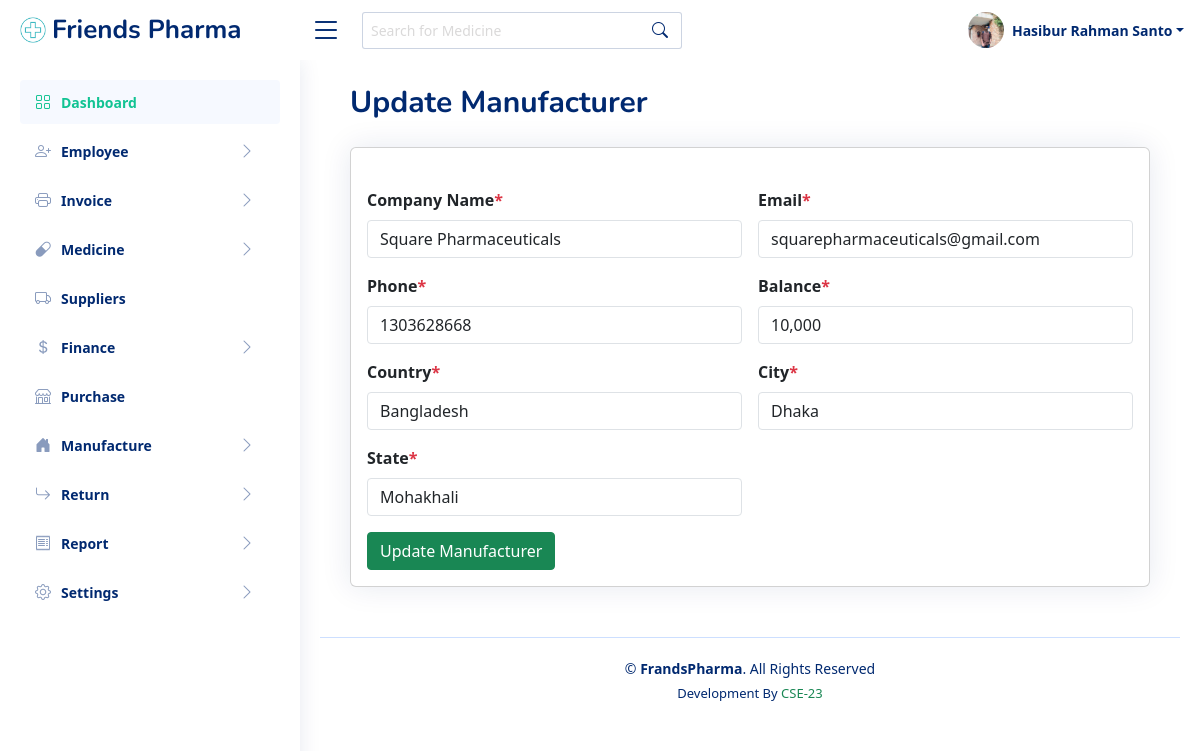
The app's page /edit-manufacturer.php?id=1 (signed in) with its own data.
### tables this page shows
CREATE TABLE `employee` (
  `id` int(11) NOT NULL,
  `f_name` varchar(20) NOT NULL,
  `l_name` varchar(20) NOT NULL,
  `gender` varchar(20) NOT NULL,
  `birthday` varchar(20) NOT NULL,
  `phone` int(11) NOT NULL,
  `password` varchar(255) NOT NULL,
  `email` varchar(50) NOT NULL,
  `address` varchar(255) NOT NULL,
  `photo` varchar(20) NOT NULL,
  `designation` varchar(50) NOT NULL,
  `national_id` varchar(20) NOT NULL,
  `certificates` varchar(20) NOT NULL,
  `joining_date` varchar(20) NOT NULL,
  `biography` varchar(255) NOT NULL,
  `status` int(11) NOT NULL
);

CREATE TABLE `manufacturer` (
  `id` int(11) NOT NULL,
  `company_name` varchar(50) NOT NULL,
  `email` varchar(50) NOT NULL,
  `phone` int(11) NOT NULL,
  `balance` varchar(20) NOT NULL,
  `country` varchar(50) NOT NULL,
  `city` varchar(50) NOT NULL,
  `state` varchar(50) NOT NULL,
  `status` int(11) NOT NULL
);

### classes/Database.php (called while the page is built, shortened)
<?php
	class Database{
		protected $mysqli,$query,$numRows,$affectedRow,$errors;
		public function __construct(){
			$this->mysqli = new mysqli('sql205.infinityfree.com', 'if0_35937738', 'hSv8su6wUNz', 'if0_35937738_friendsPharma');
		}
		protected function Select($columnName,$table,$where){
			$columnName = implode(',', $columnName);
			$sql = "SELECT $columnName FROM $table ";
			if($where){
				$sql .= " WHERE ";
				$chunk 		= array_chunk($where, 3);
				$whereCols 	= array();
				foreach ($chunk as $key => $value) {
					if (is_string($value[2])) {
						$value[2] = "'$value[2]'";
					}else{
						$value[2] = $value[2];
					}
					$whereCols[] = implode(' ', $value);
				}
				$sql .= implode(' AND ', $whereCols);
			}
			if($this->mysqli->query($sql)){
				$this->query 	= $this->mysqli->query($sql);
				$this->numRows 	= $this->query->num_rows;
				if($this->numRows > 0){
					return true;
				}else{
					return false;
				}
			}else{
				return false;
			}
		}
	}
?>

### classes/Employee.php (called while the page is built, shortened)
<?php
	require_once ('Database.php');
	class Employee extends Database{
		public $query, $error;
		public function getEmployee($where = null){
			if($this->Select(['*'], 'employee', $where)){
				$this->query = $this->query;
				return true;
			}
			return false;
		}
	}
?>

### classes/Manufacturer.php (called while the page is built, shortened)
<?php
	require_once ('Database.php');
	class Manufacturer extends Database{
		public $query, $error;
		public function getManufacturer($where = null){
			if($this->Select(['*'], 'manufacturer', $where)){
				$this->query = $this->query;
				return true;
			}
			return false;
		}
	}
?>

### edit-manufacturer.php (the view, shortened to what this page needs)
<?php
    $id = (int) $_GET['id'];
    $manufacturer = new Manufacturer;
    $manufacturer->getManufacturer(['id', '=', $id]);
    $query = $manufacturer->query;
    $result         = $query->fetch_assoc();
    $company_name   = $result['company_name'];
    $email          = $result['email'];
    $balance        = $result['balance'];
    $country        = $result['country'];
    $city           = $result['city'];
    $state          = $result['state'];
?>
<!DOCTYPE html>
<html lang="en">
<?php include_once("includes/head-link.php") ?>
<body>
<?php include_once("includes/header.php") ?>
<?php include_once("includes/sidebar.php") ?>
  <main id="main" class="main">
    <div class="pagetitle">
      <h1>Update Manufacturer</h1>
    </div>
    <section class="pt-3" class="section" >
      <div class="row" >
        <div class="col-lg-12" >
        <div class="card">
            <div class="card-body">
              <form class="row g-3 pt-4" action="controllers/Manufacturer.php?action=update" method="POST" enctype="multipart/form-data">
                <div class="col-md-6">
                    <label for="Manufacturer_Name" class="form-label fw-bold">Company Name<span class="text-danger">*</span></label>
                    <input type="text" name="company" class="form-control rounded-1" id="Manufacturer_Name" placeholder="Company" value="<?php echo $company_name; ?>">
                </div>
                <div class="col-md-6">
                    <label for="inputAddress5" class="form-label fw-bold">Email<span class="text-danger">*</span></label>
                    <input type="email" name="email" class="form-control rounded-1" id="inputAddres5s" placeholder="Email" value="<?php echo $email; ?>">
                </div>
                <div class="col-md-6">
                    <label for="inputAddress5" class="form-label fw-bold">Phone<span class="text-danger">*</span></label>
                    <input type="text" name="phone" class="form-control rounded-1" id="inputAddres5s" placeholder="Phone" value="<?php echo $phone; ?>">
                </div>
                <div class="col-md-6">
                    <label for="inputAddress5" class="form-label fw-bold">Balance<span class="text-danger">*</span></label>
                    <input type="text" name="balance" class="form-control rounded-1" id="inputAddres5s" placeholder="Balance" value="<?php echo $balance; ?>">
                </div>
                <div class="col-md-6">
                    <label for="inputAddress5" class="form-label fw-bold">Country<span class="text-danger">*</span></label>
                    <input type="text" name="country" class="form-control rounded-1" id="inputAddres5s" placeholder="Country" value="<?php echo $country; ?>">
                </div>
                <div class="col-md-6">
                    <label for="inputAddress5" class="form-label fw-bold">City<span class="text-danger">*</span></label>
                    <input type="text" name="city" class="form-control rounded-1" id="inputAddres5s" placeholder="City" value="<?php echo $city; ?>">
                </div>
                <div class="col-md-6">
                    <label for="inputAddress5" class="form-label fw-bold">State<span class="text-danger">*</span></label>
                    <input type="text" name="state" class="form-control rounded-1" id="inputAddres5s" placeholder="State" value="<?php echo $state; ?>">
                </div>
                <div class="text-left">
                    <input type="submit" name="submit" value="Update Manufacturer" class="btn btn-success rounded-1">
                </div>
              </form>
            </div>
          </div>
        </div>
      </div>
    </section>
  </main>
  <?php include_once("includes/footer.php") ?>
</body>
</html>

### includes/header.php (shortened to what this page needs)
<?php
  $user = $_SESSION['front_user'];
  $users = new Employee;
  $users->getEmployee(['phone', '=', $user]);
  $query = $users->query;
  $result = $query->fetch_assoc();
  $fname  = $result['f_name'];
  $lname  = $result['l_name'];
  $phone  = $result['phone'];
  $image  = $result['photo'];
?>
<header id="header" class="header fixed-top d-flex align-items-center">
<div class="d-flex align-items-center justify-content-between">
  <a href="index.html" class="logo d-flex align-items-center">
    <img src="assets/img/logo.png" alt="logo">
    <span class="d-none d-lg-block">Friends Pharma</span>
  </a>
  <i class="bi bi-list toggle-sidebar-btn"></i>
</div>
<div class="search-bar">
  <form class="search-form d-flex align-items-center" method="POST" action="#">
    <input type="text" name="query" placeholder="Search for Medicine" title="Enter search keyword">
    <button type="submit" title="Search"><i class="bi bi-search"></i></button>
  </form>
</div>
<nav class="header-nav ms-auto">
  <ul class="d-flex align-items-center">
    <li class="nav-item dropdown pe-3">
      <a class="nav-link nav-profile d-flex align-items-center pe-0" href="#" data-bs-toggle="dropdown">
        <img src="files/photo/<?php echo $image; ?>" alt="Profile" class="rounded-circle">
        <span class="d-none d-md-block dropdown-toggle ps-2"><?php echo $fname." ".$lname; ?></span>
      </a>
    </li>
  </ul>
</nav>
</header>

### assets/css/style.css (style rules this page uses)
:root { scroll-behavior: smooth; }
body { font-family: "Open Sans", sans-serif; background: #fff; color: #444444; }
a { color: #4154f1; text-decoration: none !important; }
::placeholder { color: #dad9d9 !important; }
h1, h2, h3, h4, h5, h6 { font-family: "Nunito", sans-serif; }
#main { margin-top: 40px; padding: 20px 30px; transition: all 0.3s; }
.pagetitle { margin-bottom: 10px; }
.pagetitle h1 { font-size: 30px; margin-bottom: 0; font-weight: 700; color: #012970; padding-top: 5px !important; }
.card { margin-bottom: 30px; border: none; border-radius: 5px; box-shadow: 0px 0 30px rgba(1, 41, 112, 0.1); }
.card-body { padding: 0 20px 20px 20px; }
.logo { line-height: 1; }
@media (min-width: 1200px) { .logo { width: 280px; } }
.logo img { max-height: 26px; margin-right: 6px; }
.logo span { font-size: 26px; font-weight: 700; color: #012970; font-family: "Nunito", sans-serif; }
.header { transition: all 0.5s; z-index: 997; height: 60px; background-color: #fff; padding-left: 20px; }
.header .toggle-sidebar-btn { font-size: 32px; padding-left: 10px; cursor: pointer; color: #012970; }
.header .search-bar { min-width: 360px; padding: 0 20px; }
.header .search-form { width: 100%; }
.header .search-form input { border: 0; font-size: 14px; color: #012970; border: 1px solid rgba(1, 41, 112, 0.2); padding: 7px 38px 7px 8px; border-radius: 3px; transition: 0.3s; width: 100%; }
.header .search-form button { border: 0; padding: 0; margin-left: -30px; background: none; }
.header .search-form button i { color: #012970; }
.header-nav ul { list-style: none; }
.header-nav > ul { margin: 0; padding: 0; }
.header-nav .nav-profile { color: #012970; }
.header-nav .nav-profile img { max-height: 36px; width: 36px; object-fit: cover; }
.header-nav .nav-profile span { font-size: 14px; font-weight: 600; }
@media (min-width: 1200px) { #main, #footer { margin-left: 300px; } }

### includes/head-link.php (style rules this page uses)
body { font-family: Arial, sans-serif; padding: 20px; }

### records on screen
employee: photo (picture), f_name "Hasibur", l_name "Rahman Santo", phone "1303628668"
manufacturer: company "Square Pharmaceuticals", email "squarepharmaceuticals@gmail.com", balance "10,000", country "Bangladesh", city "Dhaka", state "Mohakhali"
